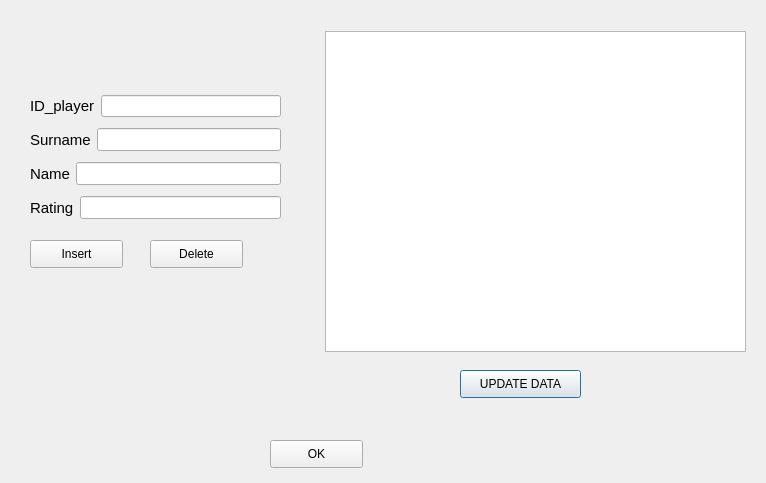
<?xml version="1.0" encoding="UTF-8"?>
<ui version="4.0">
 <class>Insert_player</class>
 <widget class="QDialog" name="Insert_player">
  <property name="geometry">
   <rect>
    <x>0</x>
    <y>0</y>
    <width>766</width>
    <height>483</height>
   </rect>
  </property>
  <property name="windowTitle">
   <string>Dialog</string>
  </property>
  <widget class="QPushButton" name="Update_data">
   <property name="geometry">
    <rect>
     <x>460</x>
     <y>370</y>
     <width>121</width>
     <height>28</height>
    </rect>
   </property>
   <property name="font">
    <font>
     <underline>false</underline>
    </font>
   </property>
   <property name="text">
    <string>UPDATE DATA</string>
   </property>
  </widget>
  <widget class="QPushButton" name="Insert">
   <property name="geometry">
    <rect>
     <x>30</x>
     <y>240</y>
     <width>93</width>
     <height>28</height>
    </rect>
   </property>
   <property name="text">
    <string>Insert</string>
   </property>
  </widget>
  <widget class="QPushButton" name="Ok">
   <property name="geometry">
    <rect>
     <x>270</x>
     <y>440</y>
     <width>93</width>
     <height>28</height>
    </rect>
   </property>
   <property name="text">
    <string>OK</string>
   </property>
  </widget>
  <widget class="QPushButton" name="Delete">
   <property name="geometry">
    <rect>
     <x>150</x>
     <y>240</y>
     <width>93</width>
     <height>28</height>
    </rect>
   </property>
   <property name="text">
    <string>Delete</string>
   </property>
  </widget>
  <widget class="QTableView" name="tableView">
   <property name="geometry">
    <rect>
     <x>325</x>
     <y>31</y>
     <width>421</width>
     <height>321</height>
    </rect>
   </property>
  </widget>
  <widget class="QWidget" name="">
   <property name="geometry">
    <rect>
     <x>30</x>
     <y>90</y>
     <width>251</width>
     <height>134</height>
    </rect>
   </property>
   <layout class="QVBoxLayout" name="verticalLayout">
    <item>
     <layout class="QHBoxLayout" name="horizontalLayout">
      <item>
       <widget class="QLabel" name="ID_player">
        <property name="font">
         <font>
          <pointsize>11</pointsize>
         </font>
        </property>
        <property name="text">
         <string>ID_player</string>
        </property>
       </widget>
      </item>
      <item>
       <widget class="QLineEdit" name="ID_player_Edit"/>
      </item>
     </layout>
    </item>
    <item>
     <layout class="QHBoxLayout" name="horizontalLayout_2">
      <item>
       <widget class="QLabel" name="Surname">
        <property name="font">
         <font>
          <pointsize>11</pointsize>
         </font>
        </property>
        <property name="text">
         <string>Surname</string>
        </property>
       </widget>
      </item>
      <item>
       <widget class="QLineEdit" name="Surname_Edit">
        <property name="font">
         <font>
          <pointsize>10</pointsize>
         </font>
        </property>
       </widget>
      </item>
     </layout>
    </item>
    <item>
     <layout class="QHBoxLayout" name="horizontalLayout_3">
      <item>
       <widget class="QLabel" name="Name">
        <property name="font">
         <font>
          <pointsize>11</pointsize>
         </font>
        </property>
        <property name="text">
         <string>Name</string>
        </property>
       </widget>
      </item>
      <item>
       <widget class="QLineEdit" name="Name_Edit">
        <property name="font">
         <font>
          <pointsize>10</pointsize>
         </font>
        </property>
       </widget>
      </item>
     </layout>
    </item>
    <item>
     <layout class="QHBoxLayout" name="horizontalLayout_4">
      <item>
       <widget class="QLabel" name="Rating">
        <property name="font">
         <font>
          <pointsize>11</pointsize>
         </font>
        </property>
        <property name="text">
         <string>Rating</string>
        </property>
       </widget>
      </item>
      <item>
       <widget class="QLineEdit" name="Rating_Edit">
        <property name="font">
         <font>
          <pointsize>10</pointsize>
         </font>
        </property>
       </widget>
      </item>
     </layout>
    </item>
   </layout>
  </widget>
 </widget>
 <resources/>
 <connections/>
</ui>
